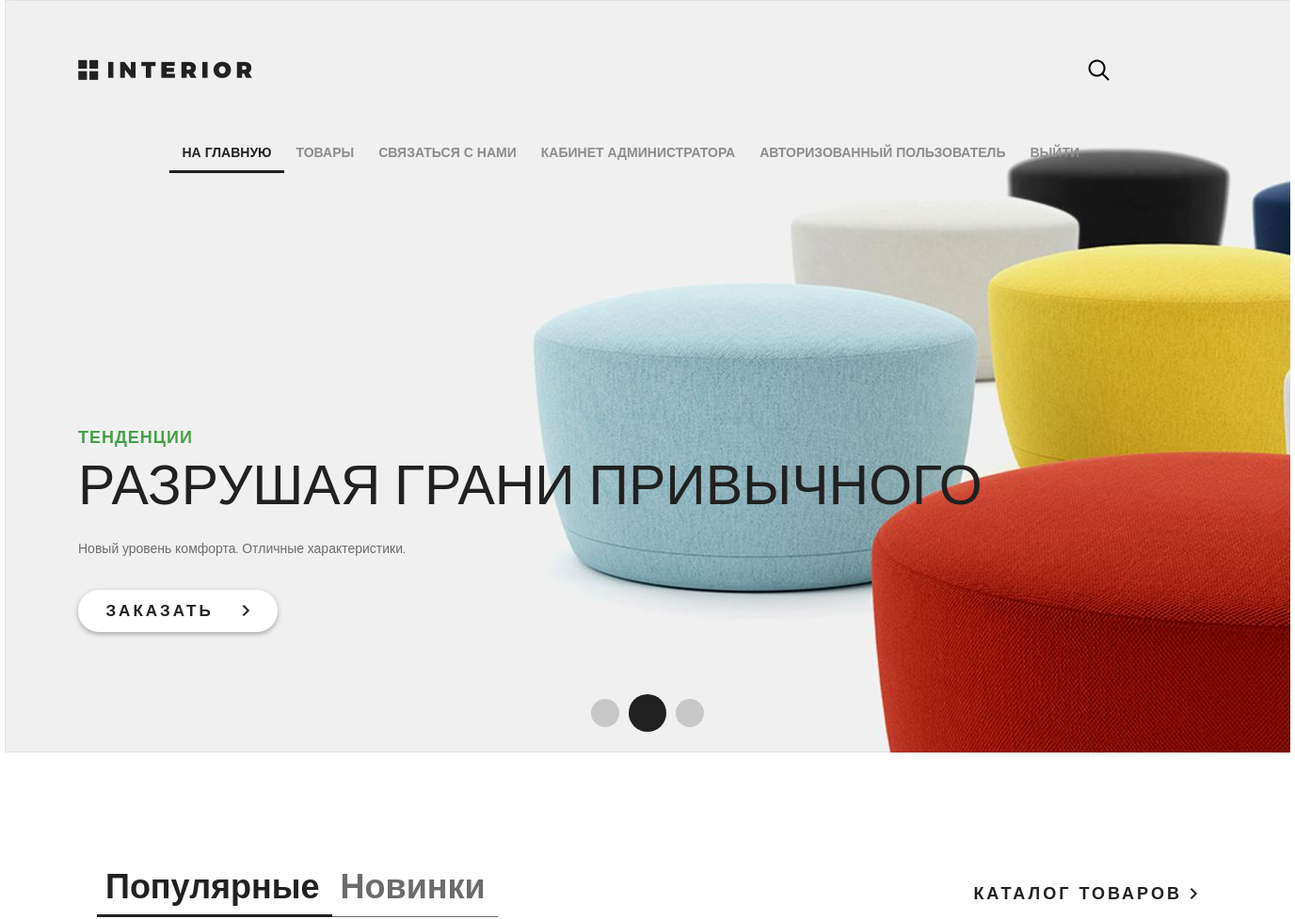
The page / (signed in, upper part) on the database as committed earlier.
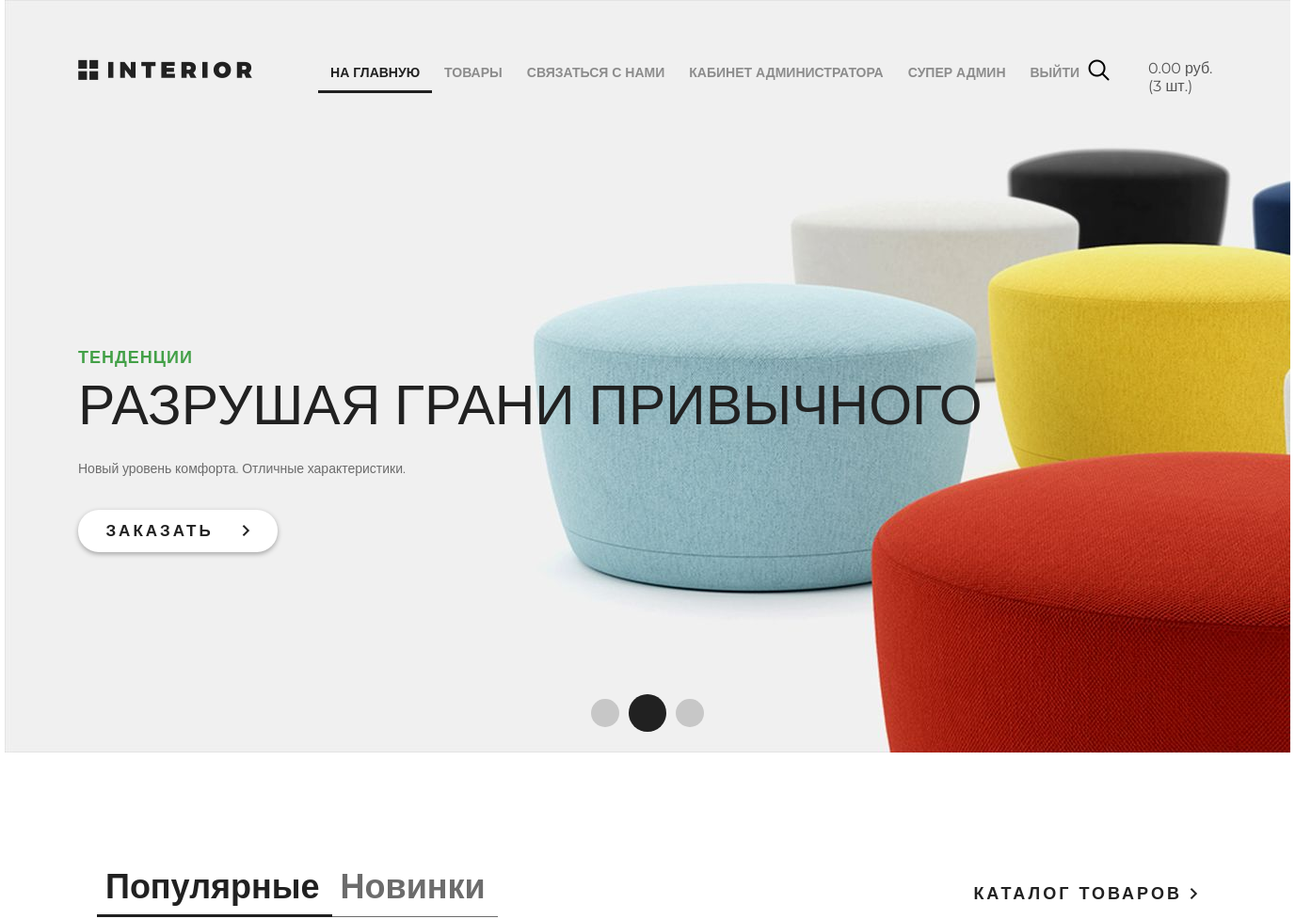
The same page on the database as committed later.
### authapp/models.py (models this page shows)
class ShopUser(AbstractUser):
    avatar = models.ImageField(upload_to='users/', blank=True)
    age = models.PositiveSmallIntegerField(default=18, verbose_name='Возраст')

### basketapp/models.py (models this page shows)
class Basket(models.Model):
    user = models.ForeignKey(settings.AUTH_USER_MODEL, on_delete=models.CASCADE, related_name='basket')
    product = models.ForeignKey(Product, on_delete=models.CASCADE)
    quantity = models.PositiveSmallIntegerField(default=0)
    created_at = models.DateTimeField(auto_now_add=True)
    @property
    def product_cost(self):
        return self.quantity * self.product.price
    @property
    def total_quantity(self):
        items = Basket.objects.filter(user=self.user)
        _total_quantity = sum(list(map(lambda x: x.quantity, items)))
        return _total_quantity
    @property
    def total_cost(self):
        items = Basket.objects.filter(user=self.user)
        _total_cost = sum(list(map(lambda x: x.product_cost, items)))
        return _total_cost

### mainapp/models.py (models this page shows, shortened)
class Product(models.Model):
    category = models.ForeignKey(ProductCategory, on_delete=models.CASCADE)
    name = models.CharField(max_length=128, verbose_name='Название')
    image = models.ImageField(upload_to='products/', blank=True, verbose_name='Изображение')
    short_description = models.CharField(max_length=255, blank=True, verbose_name='Короткое описание')
    description = models.TextField(verbose_name='Полное описание')
    price = models.DecimalField(max_digits=10, decimal_places=2, default=0, verbose_name='Цена')
    quantity = models.PositiveSmallIntegerField(default=0, verbose_name='Количество')
    is_active = models.BooleanField(default=True)
    class Meta:
        verbose_name = 'продукт'
        verbose_name_plural = 'продукты'

### mainapp/views.py (the view)
# urls.py: path('', mainapp.index, name='index'),
def index(request):
    products_list = Product.objects.all()[:4]
    context = {
        'title': 'Мой магазин',
        'products': products_list,
        'basket': get_basket(request.user)
    }
    return render(request, 'mainapp/index.html', context)

### mainapp/views.py (called while the page is built)
def get_basket(user):
    if user.is_authenticated:
        return Basket.objects.filter(user=user)
    return []

### mainapp/templates/mainapp/index.html (shortened to what this page needs)
{% extends 'mainapp/base.html' %}
{% load static %}
{% block content %}
    <div class="slider">
        <div class="header clearfix">
            {% include 'mainapp/includes/inc_main_menu.html' %}
        </div>
			<div class="text-slider">
				<h3 class="green">тенденции</h3>
				<h3 class="big">Разрушая грани привычного</h3>
				<p>Новый уровень комфорта. Отличные характеристики.</p>
				<a href="#" class="button-order">заказать <img src="{% static 'img/arrow.png' %}" alt=""></a>
			</div>
			<div class="navi">
				<a href="#"></a><a href="#"></a><a href="#"></a>
			</div>
		</div>
		<div class="featured">
			<div class="featured-menu">
					<a class="active" href="#">Популярные</a><a href="#">Новинки</a>
			</div>
			<a class="explore" href="#">Каталог товаров <img src="{% static 'img/arrow.png' %}" alt=""></a>
			<div class="clearfix">
			</div>
		</div>
{% endblock %}

### mainapp/templates/mainapp/includes/inc_main_menu.html (shortened to what this page needs)
<a href="{% url 'index' %}" class="logo"></a>
<ul class="menu">
    <li><a href="{% url 'index' %}" class="{% if request.resolver_match.url_name == 'index' %}active{% endif %}">На главную</a></li>
    <li><a href="{% url 'products:products' %}" class="{% if request.resolver_match.namespace == 'products' %}active{% endif %}">Товары</a></li>
    <li><a href="{% url 'contact' %}" class="{% if request.resolver_match.url_name == 'contact' %}active{% endif %}">Связаться с нами</a></li>
        {% if user.is_authenticated %}
            {% if user.is_superuser %}
            <li><a href="{% url 'adminapp:users' %}">Кабинет администратора</a></li>
            {% endif %}
            <li><a href="{% url 'authapp:edit' %}">{% if user.first_name %}{{ user.first_name }}{% else %}Авторизованный пользователь{% endif %}</a></li>
            <li><a href="{% url 'authapp:logout' %}">Выйти</a></li>
        {% else %}
            <li><a href="{% url 'authapp:register' %}">Регистрация</a></li>
            <li><a href="{% url 'authapp:login' %}">Войти</a></li>
        {% endif %}
</ul>
<a href="#" class="search"></a>
<a href="{% url 'basketapp:basket' %}" class="basket">
    <span>
        {% if basket %}
            {{ basket.0.total_cost|floatformat:2 }} руб.<br>
            ({{ basket.0.total_quantity }} шт.)
        {% endif %}
    </span>
</a>

Rows that differ between the two databases and show on the page:
now on this page (row edited): ShopUser: first_name "СУПЕР АДМИН"
added Basket: user+quantity+product "0.00", user+quantity "3"
Other text that changed with them:
text no longer shown: "АВТОРИЗОВАННЫЙ ПОЛЬЗОВАТЕЛЬ"
text now shown: "руб. ( шт.)"
